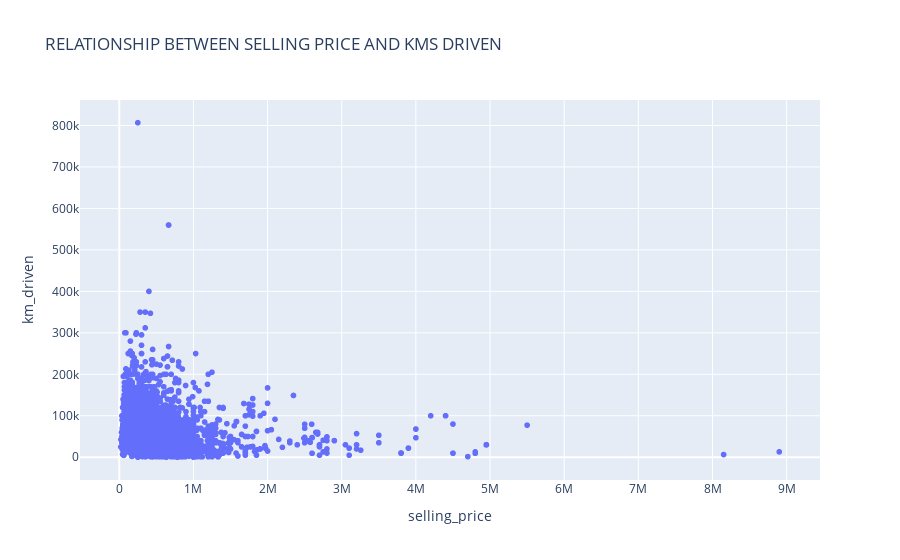

This figure's notebook cell:
### Markdown cell above
### SCATTERPLOT - RELATIONSHIP BETWEEN SELLING PRICE AND KILOMETERS DRIVEN

### Code cell
plt.figure(figsize = (14, 8))
fig = px.scatter(
    data,
    x = 'selling_price',
    y = 'km_driven',
    title = 'RELATIONSHIP BETWEEN SELLING PRICE AND KMS DRIVEN'
)
fig.show()

### Figure 1 — Plotly figure (JSON) as saved in the notebook; plotly's stock layout.template omitted (floating-point values rounded to 4 significant figures; data arrays with more than 128 entries replaced by an {"elided": "..."} marker saying what was removed)
{"data": [{"hovertemplate": "selling_price=%{x}<br>km_driven=%{y}<extra></extra>", "legendgroup": "", "marker": {"color": "#636efa", "symbol": "circle"}, "mode": "markers", "name": "", "showlegend": false, "type": "scattergl", "x": {"elided": "4340 int values"}, "xaxis": "x", "y": {"elided": "4340 int values"}, "yaxis": "y"}], "layout": {"legend": {"tracegroupgap": 0}, "title": {"text": "RELATIONSHIP BETWEEN SELLING PRICE AND KMS DRIVEN"}, "xaxis": {"anchor": "y", "domain": [0, 1], "title": {"text": "selling_price"}}, "yaxis": {"anchor": "x", "domain": [0, 1], "title": {"text": "km_driven"}}}}
